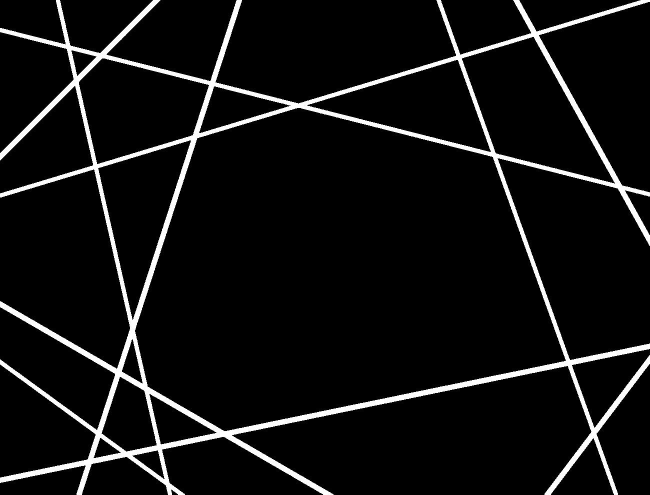
#> input picture Canny/lines.jpg, 1300 x 989 px (shown at 1/2 size)
$ jupyter execute houg_lines.ipynb
#> lines starting #> are read from the running program, lines starting #| are printed output that depends on the picture
[cell 1]
import numpy as np
from typing import List, Tuple


def get_element(arr: np.ndarray, i: int, j: int):
    if j <= 0 or i <= 0 or i >= arr.shape[0] or j >= arr.shape[1]:
        return -1
    return arr[i, j]


def hough_lines(
    image: np.ndarray,
    rho: float,
    theta: float,
    threshold: int,
    min_theta: float = 0,
    max_theta: float = np.pi,
) -> list[tuple[float, float, int]]:
    """Finds lines in a binary image using the standard Hough transform.

    Arguments:
        image: 2d np.ndarray of bool
        rho: distance resolution
        theta: angle resolution
        theshold: only lines with votes > `threshold` are returned
        min_theta: minimal angle value
        max_theta: maximal angle value

    Returns:
        lines: a list of tuples (distance, angle, votes), detected lines sorted by votes in descending order
    """
    theta_ = np.arange(min_theta, max_theta, theta)
    rs_ = int((image.shape[0] + image.shape[1]) / rho)
    rs = np.arange(-rs_, rs_ + rho, rho)
    accumulator = np.zeros((len(theta_), 2 * rs_), dtype=int)
    cos_theta = np.cos(theta_)
    sin_theta = np.sin(theta_)
    theta_idx = np.arange(len(theta_))

    for y, x in np.argwhere(image):
        r = (np.round(x * cos_theta + y * sin_theta) + rs_).astype(int)
        accumulator[theta_idx, r] += 1

    # First bug
    result = []
    for i, j in np.argwhere(accumulator >= threshold):
        if (
            get_element(accumulator, i - 1, j) < accumulator[i, j]
            and get_element(accumulator, i + 1, j) <= accumulator[i, j]
            and get_element(accumulator, i, j - 1) < accumulator[i, j]
            and get_element(accumulator, i, j + 1) <= accumulator[i, j]
        ):
            try:
                temp = rs[j]
            except:
                return [(255, 123, 9)]

            result.append((temp, theta_[i], accumulator[i, j]))
    # First bug

    try:
        lines = np.array(result)
        lines = lines[np.argsort(lines[:, 2])[::-1]]
    except:
        return [(255.0, 123.0, 599)]

    return [
        (x, y, z) for x, y, z in zip(lines[:, 0], lines[:, 1], lines[:, 2].astype(int))
    ]

[cell 2]
import cv2

image = cv2.Canny(cv2.imread("lines.jpg"), 500, 550).astype(bool)
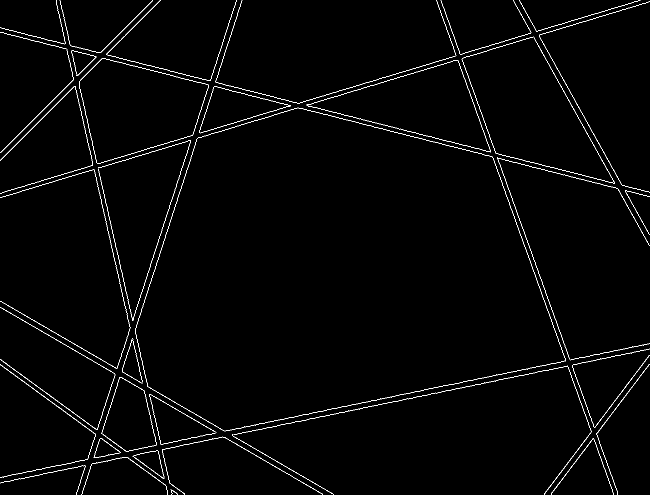
#> image: shape (989, 1300) bool (shown at 1/2 size); 1.4% white in thin lines or dots
lines = hough_lines(image, 1, np.pi / 360, 210)
#> the loop in hough_lines, `for y, x in np.argwhere(image):` made 18368 passes
#> (y, x) on passes 1 to 3: (0, 112), (0, 119), (0, 305)
#> after the loop in hough_lines, `for y, x in np.argwhere(image):`:
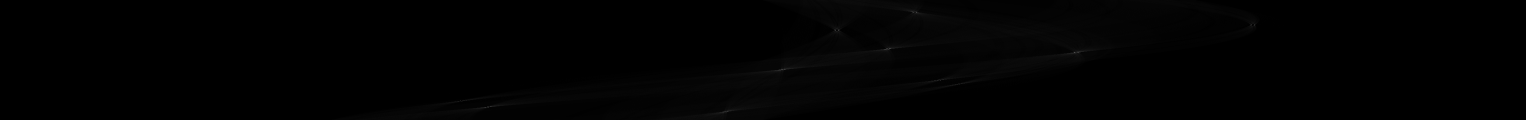
#> accumulator: shape (360, 4578) int64 (shown at 1/3 size); min 0, max 636, mean 4; drawn with min black and max white
#> the loop in hough_lines, `for i, j in np.argwhere(accumulator >= threshold):` made 50 passes
#> (i, j, temp) on passes 2, 3, 5, 6, 7, 9, 13, 16, 19, 23, 25, 27: (36, 2739, 450), (36, 2749, 460), (74, 3753, 1464), (74, 3764, 1475), (90, 2505, 216), (90, 2516, 227), (146, 2662, 373), (146, 2670, 381), (157, 3222, 933), (157, 3233, 944), (208, 2344, 55), (208, 2346, 57)
#> (i, j) on passes 1, 4, 8, 10, 11, 12: (36, 2738), (36, 2750), (90, 2515), (146, 2659), (146, 2660), (146, 2661)
#> after the loop in hough_lines, `for i, j in np.argwhere(accumulator >= threshold):`: result = 26 items, first 6: (450, 0.314, 636), (460, 0.314, 580), (1464, 0.646, 283), (1475, 0.646, 212), (216, 0.785, 580), (227, 0.785, 305)
#> in hough_lines, `lines = np.array(result)`: lines = 26 rows, first 8: [450, 0.314, 636], [460, 0.314, 580], [1464, 0.646, 283], [1475, 0.646, 212], [216, 0.785, 580], [227, 0.785, 305], [373, 1.27, 265], [381, 1.27, 259]
#> in hough_lines, `lines = lines[np.argsort(lines[:, 2])[::-1]]`: lines = 26 rows, first 8: [450, 0.314, 636], [216, 0.785, 580], [460, 0.314, 580], [-908, 2.64, 429], [522, 2.09, 420], [933, 1.37, 393], [944, 1.37, 373], [532, 2.09, 369]
#> lines = 26 items, first 6: (450, 0.314, 636), (216, 0.785, 580), (460, 0.314, 580), (-908, 2.64, 429), (522, 2.09, 420), (933, 1.37, 393)

[cell 3]
lines
#> Out has the same summary as lines
